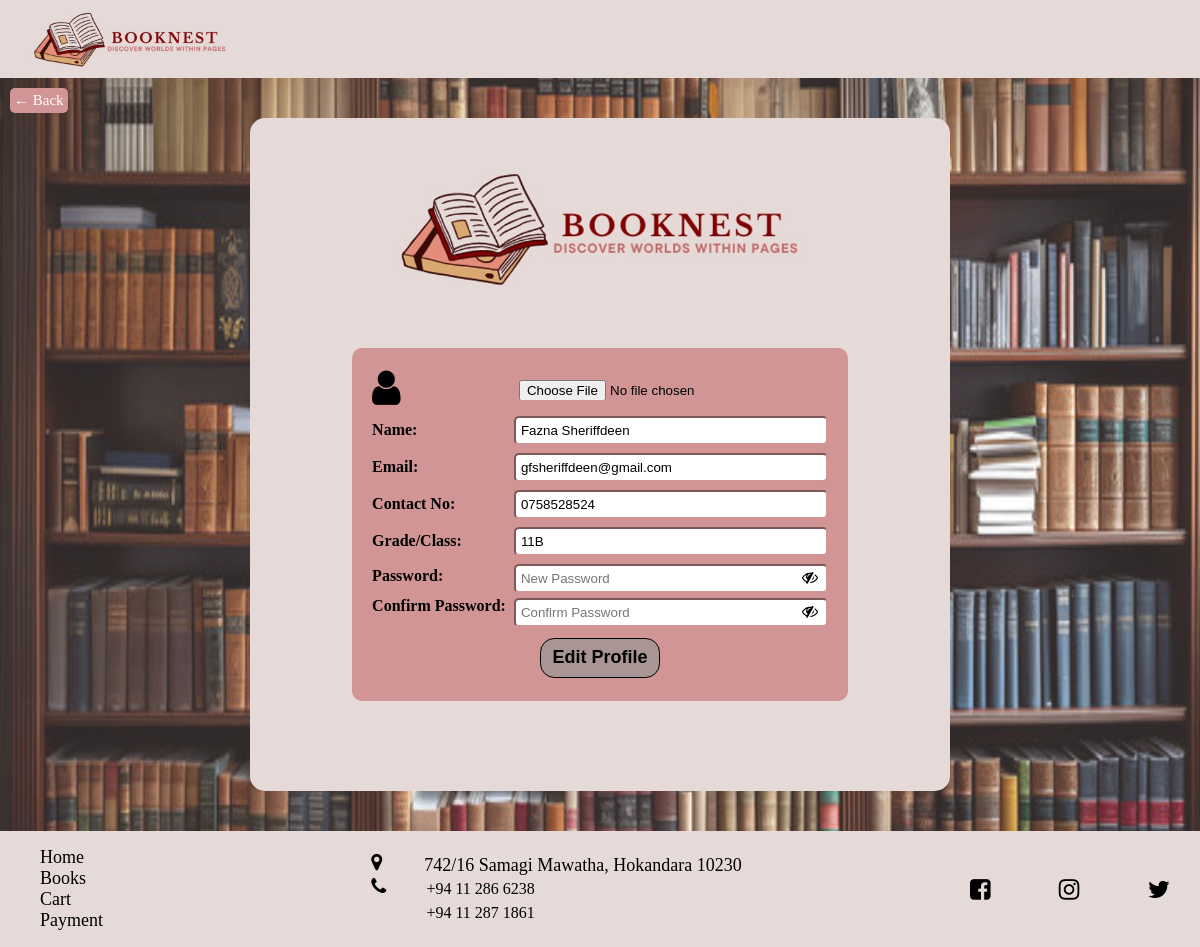
The page /editprofile.php (signed in) on the database its author committed.
### tables this page shows
CREATE TABLE members (
  name TEXT NOT NULL,
  email VARCHAR(50) NOT NULL,
  contact_no CHAR(10) NOT NULL,
  grade_class VARCHAR(3) NOT NULL,
  user_id VARCHAR(10) NOT NULL,
  password VARCHAR(15) NOT NULL,
  PRIMARY KEY (user_id)
);

### index.php (called while the page is built, shortened)
<?php
    $username = $_SESSION['username'];
?>

### editprofile.php (the view, shortened to what this page needs)
<?php
    include 'config.php';
    include 'index.php';
    $user = [];
    $stmt = $conn->prepare("SELECT * FROM members WHERE user_id = ?");
    $stmt->bind_param("i", $username);
    $stmt->execute();
    $result = $stmt->get_result();
    if ($result->num_rows > 0) {
        $user = $result->fetch_assoc();
    }
?>
<!DOCTYPE html>
<html lang="en">
<head>
    <link rel="stylesheet" href="index.css">
    <link rel="stylesheet" href="https://cdnjs.cloudflare.com/ajax/libs/font-awesome/4.7.0/css/font-awesome.min.css">
</head>
<body>
<nav>
        <img src="./Assets/logo.jpg" alt="logo" style="width: 200px; padding: 10px;">
</nav>
<?php
    include "backbtn.php"
?>
<section>
    <div class="content-container" style="display: flex; flex-direction: column; justify-content: center; align-items: center;">
        <img src="./Assets/logo.jpg" alt="logo" id="logo">
        <div id="form-container">
        <form method="POST" action="<?php echo htmlspecialchars($_SERVER["PHP_SELF"]); ?>" enctype="multipart/form-data">
            <table align="center" cellpadding="3px" style="text-align: left;">
                <tr>
                    <td><i class="fa fa-user" aria-hidden="true" style="font-size:40px;"> </i></td>
                    <td> <input type="file" id="profile_image" name="profile_image" value="profile_image" accept=".jpg, .jpeg, .png, .pdf"> </td>
                </tr>
                <tr>
                    <td><label for="student_name">Name:</label></td>
                    <td><input type="text" id="student_name" value="<?php echo htmlspecialchars($user['name'] ?? ''); ?>" readonly> </td>
                </tr>
                <tr>
                    <td><label for="email">Email:</label></td>
                    <td><input type="email" id="email" name="email" value="<?php echo htmlspecialchars($user['email'] ?? ''); ?>" required></td>
                </tr>
                <tr>
                    <td><label for="contact_no">Contact No:</label> </td>
                    <td><input type="tel" id="contact_no" name="contact_no" value="<?php echo htmlspecialchars($user['contact_no'] ?? ''); ?>" required> </td>
                </tr>
                <tr>
                    <td><label for="grade_class">Grade/Class:</label></td>
                    <td><input type="text" id="grade_class" name="grade_class" value="<?php echo htmlspecialchars($user['grade_class'] ?? ''); ?>" required> </td>
                </tr>
                <tr>
                    <td><label for="password">Password:</label></td>
                    <td>
                        <div style="position: relative; height: 15px; margin-bottom: 10px;">
                            <input type="password" id="password" name="password" placeholder="New Password">
                            <i id="icon-eye" class="fa fa-eye-slash" aria-hidden="true" onclick="togglePassword()"></i>
                        </div>
                    </td>
                </tr>
                <tr>
                    <td>
                        <label for="confirm_password">Confirm Password:</label>
                    </td>
                    <td>
                        <div style="position: relative; height: 15px;">
                            <input type="password" id="confirm_password" name="confirm_password" placeholder="Confirm Password">
                            <i id="confirm-icon-eye" class="fa fa-eye-slash" aria-hidden="true" onclick="toggleConfirmPassword()"></i>
                        </div>
                    </td>
                </tr>
            </table>
            <br>
            <input type="submit" id="add" name="add" value="Edit Profile" class="submit-btn" style="background-color: #AA9595;">
        </form>
        </div>
        </div>
        </section>
        <footer>
            <div id="footer-link-container">
                <ul>
                    <li><a href="home.php" class="footer-links">Home</a></li>
                    <li><a href="books.php" class="footer-links">Books</a></li>
                    <li><a href="cart.php" class="footer-links">Cart</a></li>
                    <li><a href="payment.php" class="footer-links">Payment</a></li>
                </ul>
            </div>
            <div id="contact-container">
                <ul style="line-height: 1.5em;">
                    <li>
                        <div style="display: flex; flex-direction: row;">
                            <i class="fa fa-map-marker" aria-hidden="true" style="margin-right: 42px; font-size: larger;"></i>
                            <a href="https://www.google.com/maps/dir//Vidura+College,+742%2F16+Samagi+Mawatha,+Hokandara+10230/data=!4m6!4m5!1m1!4e2!1m2!1m1!1s0x3ae250eed5064887:0x99747169de18801f?sa=X&ved=1t:57443&ictx=111"
                            class="footer-links">
                                742/16 Samagi Mawatha, Hokandara 10230
                            </a>
                        </div>
                    </li>
                    <li>
                        <div style="display: flex; flex-direction: row;">
                            <i class="fa fa-phone" aria-hidden="true" style="font-size: larger;"></i>
                            <ul style="display: flex; flex-direction: column;">
                                <li>+94 11 286 6238</li>
                                <li>+94 11 287 1861</li>
                            </ul>
                        </div>
                    </li>
                </ul>
            </div>
            <div id="social-media-container">
                <i class="fa fa-facebook-square" aria-hidden="true"></i>
                <i class="fa fa-instagram" aria-hidden="true"></i>
                <i class="fa fa-twitter" aria-hidden="true"></i>
            </div>
        </footer>
</body>
</html>

### index.css (style rules this page uses)
body { margin: 0%; background-image: url("./Assets/background.jpg"); background-repeat: no-repeat; background-size: 100% 100%; background-attachment: fixed; background-color: rgba(204, 195, 195, 0.3); background-blend-mode: overlay; }
#logo { height: 120px; }
nav { z-index: 1; position: sticky; display: flex; flex-wrap: wrap; align-items: center; justify-content: space-between; padding-left: 20px; padding-right: 20px; height: fit-content; background-color: #E5DAD8; }
footer { display: flex; flex-wrap: wrap; justify-content: space-between; align-items: center; background-color: #E5DAD8; bottom: 0; width: 100%; position: absolute; height: fit-content; }
.footer-links { text-decoration: none; font-size: large; color: black; }
#social-media-container { display: flex; justify-content: space-between; width: 200px; font-size: x-large; margin-right: 30px; }

### editprofile.php (style rules this page uses)
ul { list-style: none; }
.content-container { background-color: #E5DAD8; border-radius: 15px; height: fit-content; width: 600px; padding: 50px; margin: 40px; text-align: center; justify-content: center; align-items: center; }
section { display: flex; justify-content: center; }
#form-container { background-color: #D09594; padding: 15px; border-radius: 10px; margin-top: 10%; margin-bottom: 40px; height: 70%; width: fit-content; justify-content: center; align-items: center; }
label { font-weight: bold; }
input { width: 300px; height: 15px; border-radius: 5px; border-color: #D09594; padding: 5px; }
.submit-btn { width: 120px; height: 40px; font-size: large; font-weight: bold; padding: 8px; border-radius: 0.8em; margin-bottom: 8px; cursor: pointer; border: 1px solid black; }
#icon-eye,#confirm-icon-eye { position: absolute; right: 10px; top: 5px; cursor: pointer; }
footer { position: relative; }

### backbtn.php (style rules this page uses)
body { height: 100vh; }

### rows shown on the page
members: name "Fazna Sheriffdeen", email "gfsheriffdeen@gmail.com", contact_no "0758528524", grade_class "11B"
